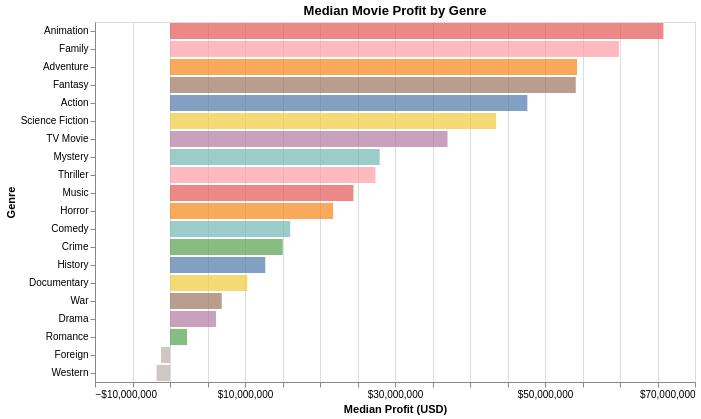

The cell this chart's notebook holds for it:
### Code cell
# Group by median profit for genre.

# This is to make sure that the revenue and budget columns are numeric.
df['revenue'] = pd.to_numeric(df['revenue'], errors='coerce')
df['budget'] = pd.to_numeric(df['budget'], errors='coerce')

df = df[df['budget'] > 0]

df_median = (
    df.groupby('genres')
    .agg(
        median_revenue=('revenue', 'median'),
        median_budget=('budget', 'median'),
        movie_count=('revenue', 'count')
    )
    .reset_index()
)

df_median['median_profit'] = df_median['median_revenue'] - df_median['median_budget']

chart3 = (
    alt.Chart(df_median)
    .mark_bar(opacity=0.7)
    .encode(
        x=alt.X('median_profit:Q', title='Median Profit (USD)', axis=alt.Axis(format='$,.0f')), #Q for quantitative
        y=alt.Y("genres:N", title="Genre", sort='-x'), #N for nominal (categorical), Sorts by median profit.
        color=alt.Color("genres:N", legend=None), # Removes the redundant color legend.
        tooltip=[alt.Tooltip("median_profit:Q", title='Median Profit (USD)', format='$,.0f'),
                 alt.Tooltip("genres:N", title='Genre'),
                 alt.Tooltip('count():Q', title='Total Movie Count')],
    )
    .properties(width=600, height=360, title="Median Movie Profit by Genre")
    .interactive()

)
chart3

### Figure 1 — Vega-Lite specification as saved in the notebook (floating-point values rounded to 4 significant figures)
{"config": {"view": {"continuousWidth": 300, "continuousHeight": 300}}, "data": {"name": "data-f85e33c993b6f407e69cc5688370094f"}, "mark": {"type": "bar", "opacity": 0.7}, "encoding": {"color": {"field": "genres", "legend": null, "type": "nominal"}, "tooltip": [{"field": "median_profit", "format": "$,.0f", "title": "Median Profit (USD)", "type": "quantitative"}, {"field": "genres", "title": "Genre", "type": "nominal"}, {"aggregate": "count", "title": "Total Movie Count", "type": "quantitative"}], "x": {"axis": {"format": "$,.0f"}, "field": "median_profit", "title": "Median Profit (USD)", "type": "quantitative"}, "y": {"field": "genres", "sort": "-x", "title": "Genre", "type": "nominal"}}, "height": 360, "params": [{"name": "param_1e9efca18e7a2868", "select": {"type": "interval", "encodings": ["x", "y"]}, "bind": "scales"}], "title": "Median Movie Profit by Genre", "width": 600, "$schema": "https://vega.github.io/schema/vega-lite/v6.4.1.json", "datasets": {"data-f85e33c993b6f407e69cc5688370094f": [{"genres": "Action", "median_revenue": 101600000.0, "median_budget": 54000000.0, "movie_count": 14242, "median_profit": 47650000.0}, {"genres": "Adventure", "median_revenue": 119300000.0, "median_budget": 65000000.0, "movie_count": 9245, "median_profit": 54270000.0}, {"genres": "Animation", "median_revenue": 95790000.0, "median_budget": 30000000.0, "movie_count": 1472, "median_profit": 65790000.0}, {"genres": "Comedy", "median_revenue": 39030000.0, "median_budget": 23000000.0, "movie_count": 10177, "median_profit": 16030000.0}, {"genres": "Crime", "median_revenue": 40030000.0, "median_budget": 25000000.0, "movie_count": 7630, "median_profit": 15030000.0}, {"genres": "Documentary", "median_revenue": 14620000.0, "median_budget": 4318000.0, "movie_count": 532, "median_profit": 10310000.0}, {"genres": "Drama", "median_revenue": 24130000.0, "median_budget": 18000000.0, "movie_count": 22724, "median_profit": 6128000.0}, {"genres": "Family", "median_revenue": 109900000.0, "median_budget": 50000000.0, "movie_count": 2549, "median_profit": 59860000.0}, {"genres": "Fantasy", "median_revenue": 108100000.0, "median_budget": 54000000.0, "movie_count": 4096, "median_profit": 54100000.0}, {"genres": "Foreign", "median_revenue": 721700.0, "median_budget": 1912000.0, "movie_count": 136, "median_profit": -1190000.0}, {"genres": "History", "median_revenue": 34700000.0, "median_budget": 22000000.0, "movie_count": 3719, "median_profit": 12700000.0}, {"genres": "Horror", "median_revenue": 38760000.0, "median_budget": 17000000.0, "movie_count": 4072, "median_profit": 21760000.0}, {"genres": "Music", "median_revenue": 39460000.0, "median_budget": 15000000.0, "movie_count": 1303, "median_profit": 24460000.0}, {"genres": "Mystery", "median_revenue": 57960000.0, "median_budget": 30000000.0, "movie_count": 4069, "median_profit": 27960000.0}, {"genres": "Romance", "median_revenue": 19270000.0, "median_budget": 17000000.0, "movie_count": 6974, "median_profit": 2271000.0}, {"genres": "Science Fiction", "median_revenue": 88490000.0, "median_budget": 45000000.0, "movie_count": 5715, "median_profit": 43490000.0}, {"genres": "TV Movie", "median_revenue": 42000000.0, "median_budget": 5000000.0, "movie_count": 9, "median_profit": 37000000.0}, {"genres": "Thriller", "median_revenue": 58400000.0, "median_budget": 31000000.0, "movie_count": 15397, "median_profit": 27400000.0}, {"genres": "War", "median_revenue": 28900000.0, "median_budget": 22000000.0, "movie_count": 3513, "median_profit": 6900000.0}, {"genres": "Western", "median_revenue": 20210000.0, "median_budget": 22000000.0, "movie_count": 570, "median_profit": -1789000.0}]}}
